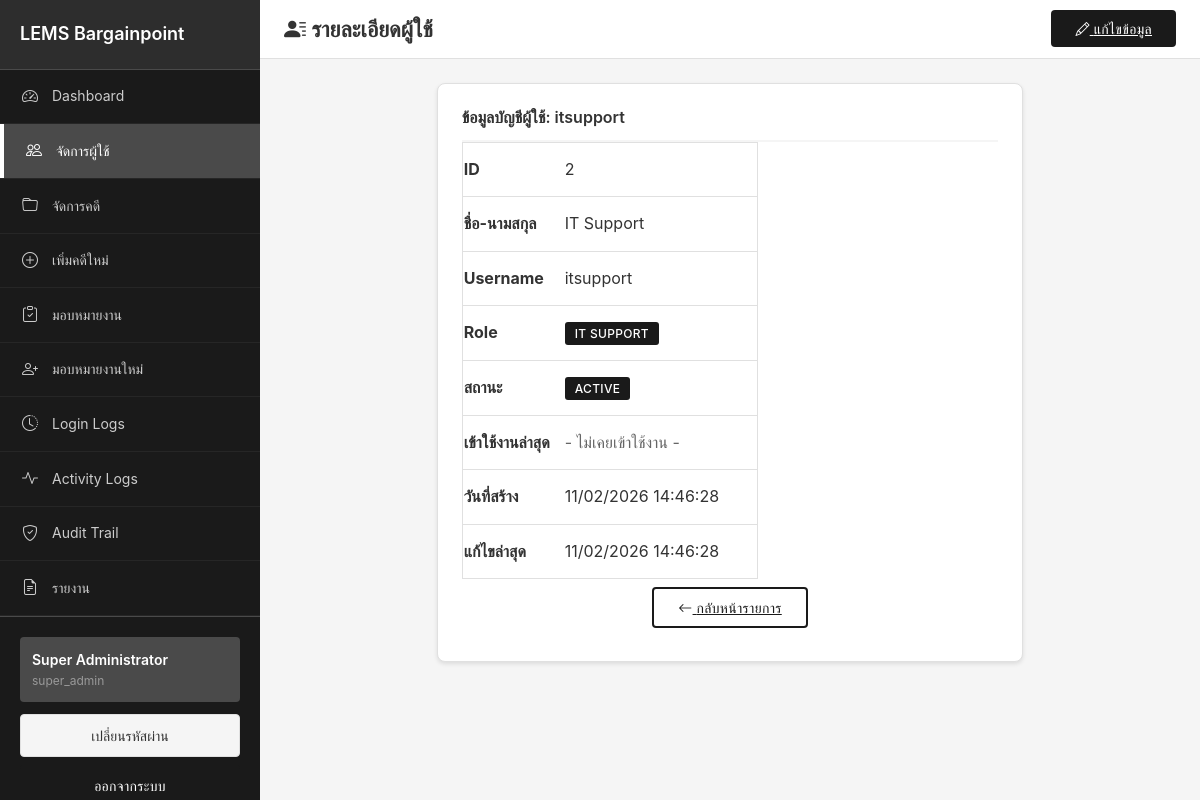
/public/users/2 (signed in), run on the app's committed database.
### tables this page shows
CREATE TABLE users (
    id INT UNSIGNED AUTO_INCREMENT PRIMARY KEY,
    fullname VARCHAR(255) NOT NULL,
    username VARCHAR(100) NOT NULL UNIQUE,
    password VARCHAR(255) NOT NULL COMMENT 'Hashed password using password_hash()',
    role ENUM('super_admin', 'it', 'admin', 'officer') NOT NULL DEFAULT 'officer',
    status ENUM('active', 'inactive') NOT NULL DEFAULT 'active',
    last_login DATETIME NULL,
    created_at TIMESTAMP DEFAULT CURRENT_TIMESTAMP,
    updated_at TIMESTAMP DEFAULT CURRENT_TIMESTAMP ON UPDATE CURRENT_TIMESTAMP,
    created_by INT UNSIGNED NULL,
    updated_by INT UNSIGNED NULL,
    INDEX idx_username (username),
    INDEX idx_role (role),
    INDEX idx_status (status),
    INDEX idx_created_at (created_at)
);

### core/Request.php (called while the page is built, shortened)
<?php
class Request
{
    private $method;
    private $uri;
    private $params;
    public function __construct()
    {
        $this->method = $_SERVER['REQUEST_METHOD'] ?? 'GET';
        $this->uri = $this->parseUri();
        $this->params = [];
    }
    private function parseUri(): string
    {
        $uri = $_SERVER['REQUEST_URI'] ?? '/';
        $scriptName = $_SERVER['SCRIPT_NAME'];
        $basePath = dirname($scriptName);
        if ($basePath !== '/' && $basePath !== '' && strpos($uri, $basePath) === 0) {
            $uri = substr($uri, strlen($basePath));
        }
        return $uri;
    }
    public function method(): string
    {
        return $this->method;
    }
    public function uri(): string
    {
        return $this->uri;
    }
    public function setParams(array $params): void
    {
        $this->params = $params;
    }
    public function param(string $key, $default = null)
    {
        return $this->params[$key] ?? $default;
    }
}

### app/Controllers/BaseController.php (called while the page is built, shortened)
<?php
abstract class BaseController
{
    public function __construct(Request $request, Response $response)
    {
        $this->request = $request;
    }
    protected function view(string $view, array $data = []): void
    {
        extract($data);
        $viewPath = BASE_PATH . '/views/' . $view . '.php';
        require $viewPath;
    }
}

### app/Controllers/UserController.php (called while the page is built, shortened)
<?php
class UserController extends BaseController
{
    private $userModel;
    public function __construct($request, $response)
    {
        $this->userModel = new User();
    }
    public function show(): void
    {
        $id = $this->request->param('id');
        $user = $this->userModel->find($id);
        $this->view('users/view', [
            'pageTitle' => 'User Details',
            'user' => $user
        ]);
    }
}

### public/index.php (called while the page is built, shortened)
<?php
$request = new Request();
$response = new Response();
$router = new Router($request, $response);
$routes = require_once BASE_PATH . '/config/routes.php';
$router->loadRoutes($routes);
try {
    $router->dispatch();
} catch (Exception $e) {
    error_log('Application Error: ' . $e->getMessage());
    if ($_ENV['APP_DEBUG'] === 'true') {
        echo '<h1>Application Error</h1>';
        echo '<p>' . $e->getMessage() . '</p>';
        echo '<pre>' . $e->getTraceAsString() . '</pre>';
    } else {
        $response->serverError();
    }
}

### app/Helpers/UrlHelper.php (called while the page is built, shortened)
<?php
function base_path_url(): string {
    static $basePath = null;
    if ($basePath === null) {
        $scriptName = $_SERVER['SCRIPT_NAME'];
        $basePath = dirname($scriptName);
    }
    return $basePath;
}
function url(string $path = ''): string {
    $basePath = base_path_url();
    $path = ltrim($path, '/');
    $basePath = rtrim($basePath, '/');
    return $basePath . '/' . $path;
}

### config/database.php (called while the page is built)
<?php
return [
    'driver' => 'mysql',
    'host' => $_ENV['DB_HOST'] ?? 'localhost',
    'port' => $_ENV['DB_PORT'] ?? '3306',
    'database' => $_ENV['DB_DATABASE'] ?? 'lems_db',
    'username' => $_ENV['DB_USERNAME'] ?? 'root',
    'password' => $_ENV['DB_PASSWORD'] ?? '',
    'charset' => $_ENV['DB_CHARSET'] ?? 'utf8mb4',
    'collation' => $_ENV['DB_COLLATION'] ?? 'utf8mb4_unicode_ci',
    'options' => [
        PDO::ATTR_ERRMODE => PDO::ERRMODE_EXCEPTION,
        PDO::ATTR_DEFAULT_FETCH_MODE => PDO::FETCH_ASSOC,
        PDO::ATTR_EMULATE_PREPARES => false,
        PDO::MYSQL_ATTR_INIT_COMMAND => "SET NAMES utf8mb4 COLLATE utf8mb4_unicode_ci"
    ],
];

### core/Database.php (called while the page is built, shortened)
<?php
class Database
{
    private static $instance = null;
    private $connection;
    private $config;
    private function __construct()
    {
        $this->config = require __DIR__ . '/../config/database.php';
    }
    public static function getInstance(): self
    {
        if (self::$instance === null) {
            self::$instance = new self();
        }
        return self::$instance;
    }
    private function connect(): void
    {
        try {
            $dsn = sprintf(
                "%s:host=%s;port=%s;dbname=%s;charset=%s",
                $this->config['driver'],
                $this->config['host'],
                $this->config['port'],
                $this->config['database'],
                $this->config['charset']
            );
            $this->connection = new PDO(
                $dsn,
                $this->config['username'],
                $this->config['password'],
                $this->config['options']
            );
        } catch (PDOException $e) {
            $this->handleError($e);
        }
    }
    public function query(string $sql, array $params = []): \PDOStatement
    {
        try {
            $stmt = $this->connection->prepare($sql);
            $stmt->execute($params);
            return $stmt;
        } catch (PDOException $e) {
            $this->handleError($e);
        }
    }
    public function fetch(string $sql, array $params = []): ?array
    {
        $stmt = $this->query($sql, $params);
        $result = $stmt->fetch();
        return $result ?: null;
    }
}

### app/Models/BaseModel.php (called while the page is built, shortened)
<?php
abstract class BaseModel
{
    protected $db;
    protected $table;
    protected $primaryKey = 'id';
    public function __construct()
    {
        $this->db = Database::getInstance();
    }
    public function find(int $id): ?array
    {
        $sql = "SELECT * FROM {$this->table} WHERE {$this->primaryKey} = :id LIMIT 1";
        return $this->db->fetch($sql, ['id' => $id]);
    }
}

### app/Helpers/SecurityHelper.php (called while the page is built, shortened)
<?php
function e($string) {
    return htmlspecialchars($string ?? '', ENT_QUOTES, 'UTF-8');
}

### views/users/view.php (the view, shortened to what this page needs)
<!DOCTYPE html>
<html lang="th">
<head>
    <link href="https://cdn.jsdelivr.net/npm/bootstrap@5.3.2/dist/css/bootstrap.min.css" rel="stylesheet">
    <link href="https://cdn.jsdelivr.net/npm/bootstrap-icons@1.11.2/font/bootstrap-icons.css" rel="stylesheet">
    <link href="<?= url('assets/css/professional.css') ?>" rel="stylesheet">
</head>
<body>
    <?php include __DIR__ . '/../layouts/sidebar.php'; ?>
    <div class="main-content-with-sidebar">
        <div class="top-navbar">
            <div class="d-flex align-items-center justify-content-between w-100">
                <div class="d-flex align-items-center">
                    <h1 class="page-title"><i class="bi bi-person-lines-fill"></i> รายละเอียดผู้ใช้</h1>
                </div>
                <div>
                    <a href="<?= url('users/' . $user['id'] . '/edit') ?>" class="btn-professional">
                        <i class="bi bi-pencil"></i> แก้ไขข้อมูล
                    </a>
                </div>
            </div>
        </div>
        <div class="container-fluid p-4">
            <div class="row justify-content-center">
                <div class="col-md-8">
                    <div class="professional-card">
                        <div class="professional-card-header">
                            <h5 class="mb-0">ข้อมูลบัญชีผู้ใช้: <?= e($user['username']) ?></h5>
                        </div>
                        <div class="professional-card-body">
                            <div class="table-responsive">
                                <table class="table-professional">
                                    <tbody>
                                        <tr>
                                            <th style="width: 30%;">ID</th>
                                            <td><?= e($user['id']) ?></td>
                                        </tr>
                                        <tr>
                                            <th>ชื่อ-นามสกุล</th>
                                            <td><?= e($user['fullname']) ?></td>
                                        </tr>
                                        <tr>
                                            <th>Username</th>
                                            <td><?= e($user['username']) ?></td>
                                        </tr>
                                        <tr>
                                            <th>Role</th>
                                            <td>
                                                <?php
                                                $roleNames = [
                                                    'super_admin' => 'Super Admin',
                                                    'it' => 'IT Support',
                                                    'admin' => 'Admin (ผู้จัดการ)',
                                                    'officer' => 'Officer (เจ้าหน้าที่ภาคสนาม)'
                                                ];
                                                $roleLabel = $roleNames[$user['role']] ?? $user['role'];
                                                ?>
                                                <span class="badge-professional"><?= e($roleLabel) ?></span>
                                            </td>
                                        </tr>
                                        <tr>
                                            <th>สถานะ</th>
                                            <td>
                                                <?php if ($user['status'] === 'active'): ?>
                                                    <span class="badge-professional">Active</span>
                                                <?php else: ?>
                                                    <span class="badge-professional">Inactive</span>
                                                <?php endif; ?>
                                            </td>
                                        </tr>
                                        <tr>
                                            <th>เข้าใช้งานล่าสุด</th>
                                            <td>
                                                <?php if ($user['last_login']): ?>
                                                    <?= date('d/m/Y H:i:s', strtotime($user['last_login'])) ?>
                                                <?php else: ?>
                                                    <span class="text-muted-professional">- ไม่เคยเข้าใช้งาน -</span>
                                                <?php endif; ?>
                                            </td>
                                        </tr>
                                        <tr>
                                            <th>วันที่สร้าง</th>
                                            <td>
                                                <?php if (isset($user['created_at'])): ?>
                                                    <?= date('d/m/Y H:i:s', strtotime($user['created_at'])) ?>
                                                <?php else: ?>
                                                    -
                                                <?php endif; ?>
                                            </td>
                                        </tr>
                                        <tr>
                                            <th>แก้ไขล่าสุด</th>
                                            <td>
                                                <?php if (isset($user['updated_at'])): ?>
                                                    <?= date('d/m/Y H:i:s', strtotime($user['updated_at'])) ?>
                                                <?php else: ?>
                                                    -
                                                <?php endif; ?>
                                            </td>
                                        </tr>
                                    </tbody>
                                </table>
                            </div>
                        </div>
                        <div class="professional-card-footer text-center py-3">
                            <a href="<?= url('users') ?>" class="btn-professional-outline px-4">
                                <i class="bi bi-arrow-left"></i> กลับหน้ารายการ
                            </a>
                        </div>
                    </div>
                </div>
            </div>
        </div>
    </div>
</body>
</html>

### core/Router.php (shortened to what this page needs)
<?php
class Router
{
    private $routes = [];
    private $request;
    private $response;
    public function __construct(Request $request, Response $response)
    {
        $this->request = $request;
        $this->response = $response;
    }
    public function addRoute(string $route, string $handler): void
    {
        list($method, $path) = explode(' ', $route, 2);
        $this->routes[] = [
            'method' => $method,
            'path' => $path,
            'handler' => $handler,
            'pattern' => $this->convertToPattern($path)
        ];
    }
    private function convertToPattern(string $path): string
    {
        $pattern = preg_replace('/\/:([a-zA-Z0-9_]+)/', '/(?P<$1>[a-zA-Z0-9_]+)', $path);
        $pattern = '#^' . $pattern . '$#';
        return $pattern;
    }
    public function dispatch(): void
    {
        $method = $this->request->method();
        $uri = $this->request->uri();
        foreach ($this->routes as $route) {
            if ($route['method'] === $method && preg_match($route['pattern'], $uri, $matches)) {
                $params = array_filter($matches, 'is_string', ARRAY_FILTER_USE_KEY);
                $this->request->setParams($params);
                $this->callController($route['handler']);
                return;
            }
        }
        $this->response->notFound();
    }
    private function callController(string $handler): void
    {
        list($controllerName, $method) = explode('@', $handler);
        $controller = new $controllerClass($this->request, $this->response);
        $controller->$method();
    }
}

### data on the page
users: username "itsupport", id "2", fullname "IT Support", role "IT SUPPORT", created_at "11/02/2026 14:46:28", updated_at "11/02/2026 14:46:28"
